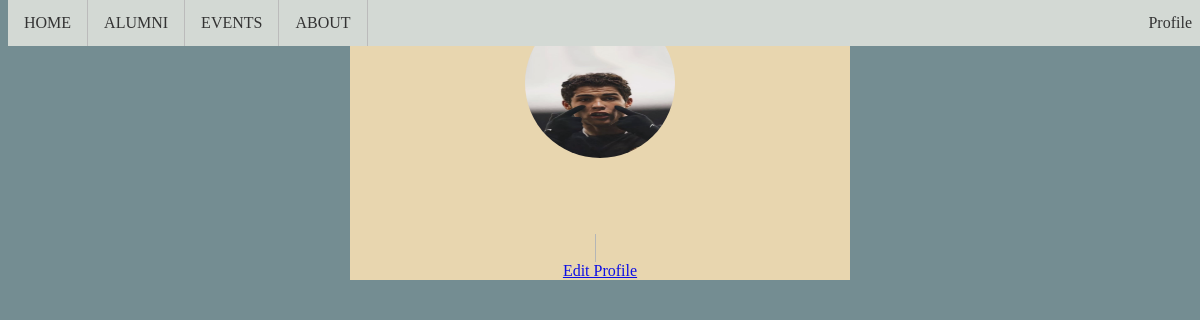
Before: /prof/tamara@natasha (signed in) with the older database file.
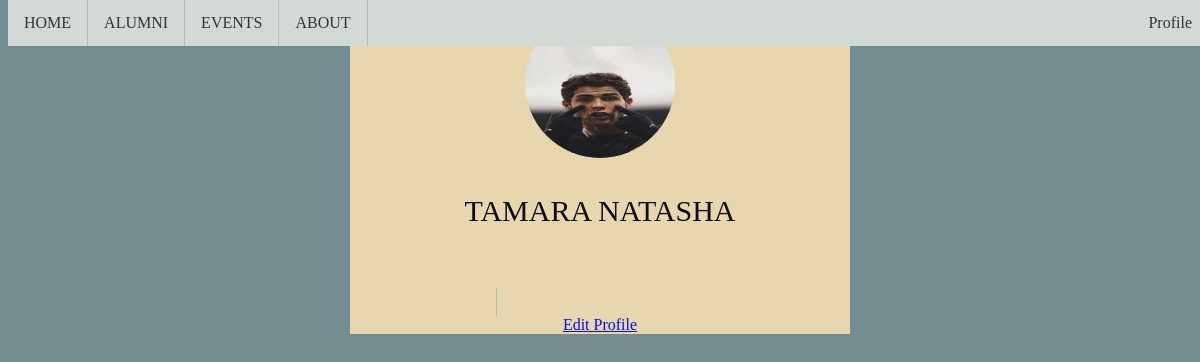
After: the same page with the newer database file.
### tables this page shows
CREATE TABLE users (id INTEGER PRIMARY KEY AUTOINCREMENT, firstname TEXT, surname TEXT, email TEXT, password TEXT);

### app.py (the view)
@app.route("/prof/<email>")
def prof(email):
    if session.get("email"):
        conn = connect_db()
        cursor = conn.cursor()
        user = conn.execute("SELECT users.firstname, users.surname, users.email, profiles.education, profiles.location, profiles.bio, profiles.year FROM users INNER JOIN profiles ON users.id=profiles.user_id WHERE users.email = ?", (email,)).fetchone()
        if not user:
            user=conn.execute("SELECT users.firstname, users.surname, users.email FROM users WHERE users.email = ?", (email,)).fetchone()
        conn.close()
        return render_template('prof.html', user=user)
    return render_template('login.html')

### db.py (called while the page is built)
def connect_db():
    conn = sqlite3.connect('users.db')  # Replace 'users.db' with your desired filename
    conn.execute('CREATE TABLE IF NOT EXISTS users (id INTEGER PRIMARY KEY AUTOINCREMENT, firstname TEXT, surname TEXT, email TEXT, password TEXT)')
    conn.execute('CREATE TABLE IF NOT EXISTS profiles (user_id INTEGER PRIMARY KEY, education TEXT, location  TEXT, bio TEXT, year INTEGER, house TEXT)')
    return conn

### templates/prof.html (shortened to what this page needs)
{% extends "layout.html" %}
{% block allcontent %}
  <div class="profile-container">
    <img src="{{url_for('static', filename='images/roro.jpeg')}}" class="profile-picture">
    <div class="info">
      <h1>{{user[0]}} {{user[1]}}</h1>
      <p>{{user[6]}}</p>
      <ul class="contact">
        <li><a href="mailto:johndoe@example.com">{{user[4]}}</a></li>
        <li><a href="https://www.facebook.com/johndoe">{{user[5]}}</a></li>
      </ul>
      <a href="{{ url_for('edit_profile', email=user[0]) }}" class="edit-button">Edit Profile</a>
    </div>
  </div>
{% endblock %}

### templates/layout.html (shortened to what this page needs)
<html lang="en">
<head>
    <link rel="stylesheet"
        href="https://cdn.jsdelivr.net/npm/@fortawesome/fontawesome-free@6.4.2/css/fontawesome.min.css"
>
    <link rel="stylesheet" href="{{ url_for('static', filename='css/main.css') }}">
    <link rel="stylesheet" type="text/css" href="{{ url_for('static',filename='css/style.css') }}">
    <link rel="stylesheet" href="{{ url_for('static',filename='css/news.css') }}">
</head>
<body>
    <ul class="nav">
        <li><a href="/">HOME</a></li>
        <li><a href="/alumni">ALUMNI</a></li>
        <li><a href="/news">EVENTS</a></li>
        <li><a href="/prof">ABOUT</a></li>
        {% if session.email %}
        <li style="float:right" class="dropdown"><a href="#"><i class='fas fa-user-alt'></i>Profile
        </a></li>
        {% else %}
        <li style="float:right"><a href="/login">LogIn </a></li>
        <li style="float:right"><a href="/register">SignUp</a></li>
        {% endif %}
    </ul>
        {% block allcontent %}
        {% endblock %}
</body>
</html>

### static/css/main.css (style rules this page uses)
body { background-color: 748D92; }
.nav { position: fixed; top: 0; z-index: 10; background-color: D3D9D4; width: 100%; }
ul { list-style-type: none; margin: 0; padding: 0; overflow: hidden; }
li { float: left; border-right: 1px solid #bbb; }
li:last-child { border-right: none; }
li a { display: block; color: #333; text-align: center; padding: 14px 16px; text-decoration: none; }
h1 { font-size: 30px; font-weight: 500; }
p { font-size: 20px; font-weight: 300; color: #333; line-height: 24px; padding: 10px; }
.profile-container { background-color: wheat; display: flex; justify-content: center; align-items: center; flex-direction: column; max-width: 500px; margin: 0 auto; opacity: .9; }
.profile-picture { width: 150px; height: 150px; border-radius: 50%; margin-bottom: 1rem; }
.info { text-align: center; text-decoration: solid; }
.contact { list-style: none; padding: 0; margin: 0; }

### static/css/style.css (style rules this page uses)
body { background-repeat: no-repeat; background-size: cover; height: 100vh; }
ul { list-style-type: none; margin: 0; padding: 0; overflow: hidden; }
li { float: left; border-right: 1px solid #bbb; }
li:last-child { border-right: none; }
li a { display: block; text-align: center; padding: 14px 16px; text-decoration: none; }
h1 { margin-bottom: 1rem; }

Changed rows visible on the page:
added users: firstname "TAMARA", surname "NATASHA"
